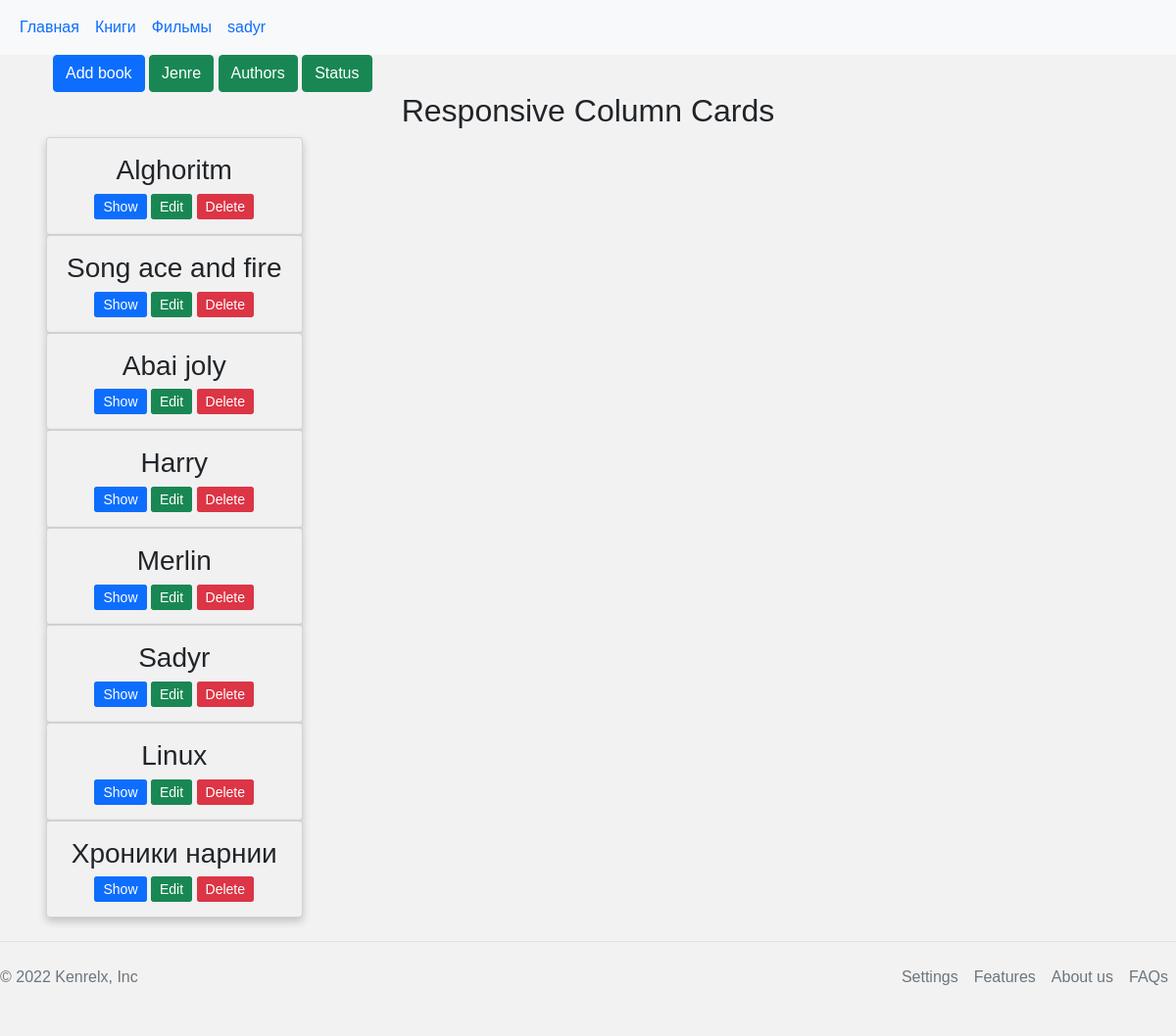
/books (signed in), run on the app's committed database.
### tables this page shows
CREATE TABLE users (
    id INTEGER PRIMARY KEY AUTOINCREMENT,
    email TEXT UNIQUE NOT NULL,
    username TEXT UNIQUE NOT NULL,
    password TEXT NOT NULL
);

CREATE TABLE books (
    id INTEGER PRIMARY KEY AUTOINCREMENT,
    title TEXT UNIQUE NOT NULL,
    description TEXT NOT NULL,
    author_id INTEGER NOT NULL,
    jenre_id INTEGER NOT NULL,
    status_id INTEGER NOT NULL,
    FOREIGN KEY (author_id) REFERENCES authors (id),
    FOREIGN KEY (jenre_id) REFERENCES jenre (id),
    FOREIGN KEY (status_id) REFERENCES status (id)

);

### library/book.py (the view)
@bp.route('/books')
def books():   # Функция для главной страницы сайта
    db = get_db()
    books = db.execute(
       'SELECT  title, description,author_id,jenre_id, status_id, jenre.name '
        ' FROM books  JOIN jenre  ON books.jenre_id = jenre.id'
    ).fetchall()
    title = 'Books'
    return render_template('book/books.html',title=title,menus=menus, books=books )

### library/auth.py (called while the page is built)
@bp.before_app_request
def load_logged_in_user():
    user_id = session.get('user_id')
    if user_id is None:
        g.user = None
    else:
        g.user = get_db().execute(
            'SELECT * FROM users WHERE id = ?', (user_id,)
        ).fetchone()

### library/db.py (called while the page is built)
def get_db():
    if 'db' not in g:
        g.db = sqlite3.connect(
            current_app.config['DATABASE'],
            detect_types=sqlite3.PARSE_DECLTYPES
        )
        g.db.row_factory = sqlite3.Row
    return g.db

### library/templates/book/books.html (shortened to what this page needs)
{% extends 'base.html' %}
{% block style %} <link rel="stylesheet" href="/static/css/books.css"> {% endblock %}
{% block content %}
<div class="container">
    <div class="container" >
        <a href="add_book"> <button  type="button" class="btn btn-primary">Add book</button></a>
        <a href="jenre"> <button type="button" class="btn btn-primary btn-success" >Jenre</button></a>
          <a href="authors"> <button type="button" class="btn btn-primary btn-success ">Authors</button></a>
          <a href="status"> <button type="button" class="btn btn-primary btn-success ">Status</button></a>
</div>
<h2>Responsive Column Cards</h2>
{% for book in books %}
<div class="row">
  <div class="column">
    <div class="card">
      <h3>{{ book['title'] }}</h3>
      <div>
      <a class="btn btn-primary btn-sm btn-books "  href="#" role="button">Show</a>
      <a class="   btn btn-primary btn-sm btn-success btn-books "   href="#" role="button">Edit</a>
      <a class="  btn btn-primary btn-sm btn-danger btn-books "  href="#" role="button">Delete</a>
    </div>
    </div>
  </div>
</div>
{% endfor %}
</div>
{% endblock %}

### library/templates/base.html (shortened to what this page needs)
<!DOCTYPE html>
<html lang="en">
<head>
    <link rel="stylesheet" href="/static/css/bootstrap.min.css">
    <link rel="stylesheet" href="/static/css/style.css">
    {% block style %} {% endblock %}
</head>
<body>
    <header>
<nav class="navbar navbar-expand-sm bg-light">
    <div class="container-fluid">
      <ul class="navbar-nav">
        {% for menu in menus %}
        <li class="nav-item">
          <a class="nav-link" href="{{ menu['url']}}">{{ menu['name'] }}</a>
        </li>
        {% endfor %}
        {% if g.user['username'] %}
        <li class="nav-item">
          <a class="nav-link" href="#">{{ g.user['username'] }}</a>
        </li>
          {% endif %}
      </ul>
    </div>
  </nav>
    </header>
    {% block content %}
    {% endblock %}
      <footer class="  d-flex flex-wrap justify-content-between align-items-center py-3 my-4 border-top">
        <p class="col-md-4 mb-0 text-muted">&copy; 2022 Kenrelx, Inc</p>
        <a href="/" class="col-md-4 d-flex align-items-center justify-content-center mb-3 mb-md-0 me-md-auto link-dark text-decoration-none">
          <svg class="bi me-2" width="40" height="32"><use xlink:href="#bootstrap"/></svg>
        </a>
        <ul class=" nav col-md-4 justify-content-end">
          <li class="nav-item"><a href="#" class="nav-link px-2 text-muted">Settings</a></li>
          <li class="nav-item"><a href="#" class="nav-link px-2 text-muted">Features</a></li>
          <li class="nav-item"><a href="#" class="nav-link px-2 text-muted">About us</a></li>
          <li class="nav-item"><a href="#" class="nav-link px-2 text-muted">FAQs</a></li>
        </ul>
      </footer>
</body>
</html>

### library/static/css/style.css (style rules this page uses)
body { background-color: #f2f2f2; }

### library/static/css/books.css (style rules this page uses)
* { box-sizing: border-box; }
body { font-family: Arial, Helvetica, sans-serif; }
.column { float: left; width: 25%; padding: 0 10px; }
.row { margin: 0 -5px; }
.row:after { content: ""; display: table; clear: both; }
.card { box-shadow: 0 4px 8px 0 rgba(0, 0, 0, 0.2); padding: 16px; text-align: center; background-color: #f1f1f1; }
h2 { text-align: center; }
.btn-books { display: inline; width: fit-content; }

### data on the page
users: user.username "sadyr"
books: title "Alghoritm"
books: title "Song ace and fire"
books: title "Abai joly"
books: title "Harry"
books: title "Merlin"
books: title "Sadyr"
books: title "Linux"
books: title "Хроники нарнии"

### other printed values
{{ menu['name'] }} "Главная" "Книги" "Фильмы"
